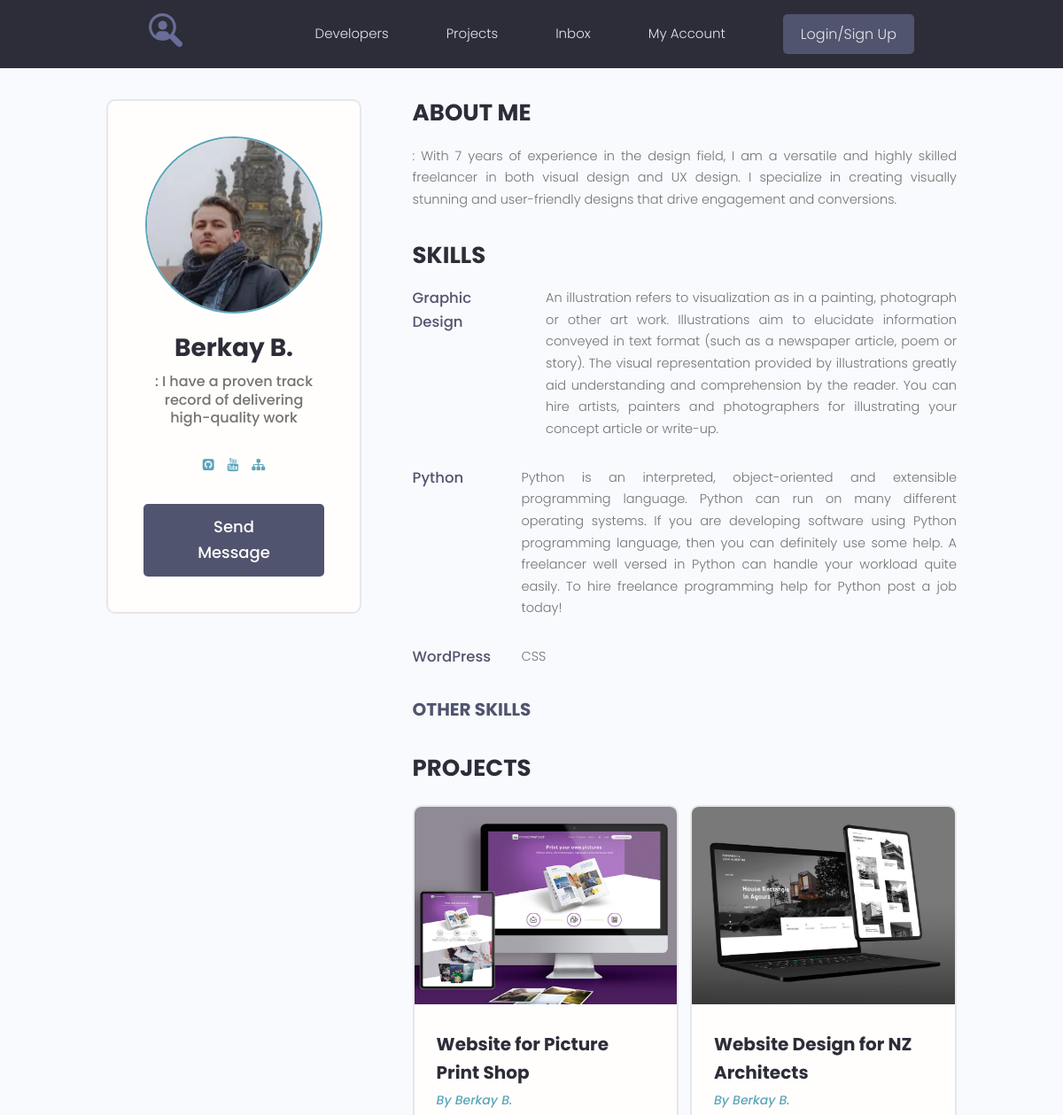
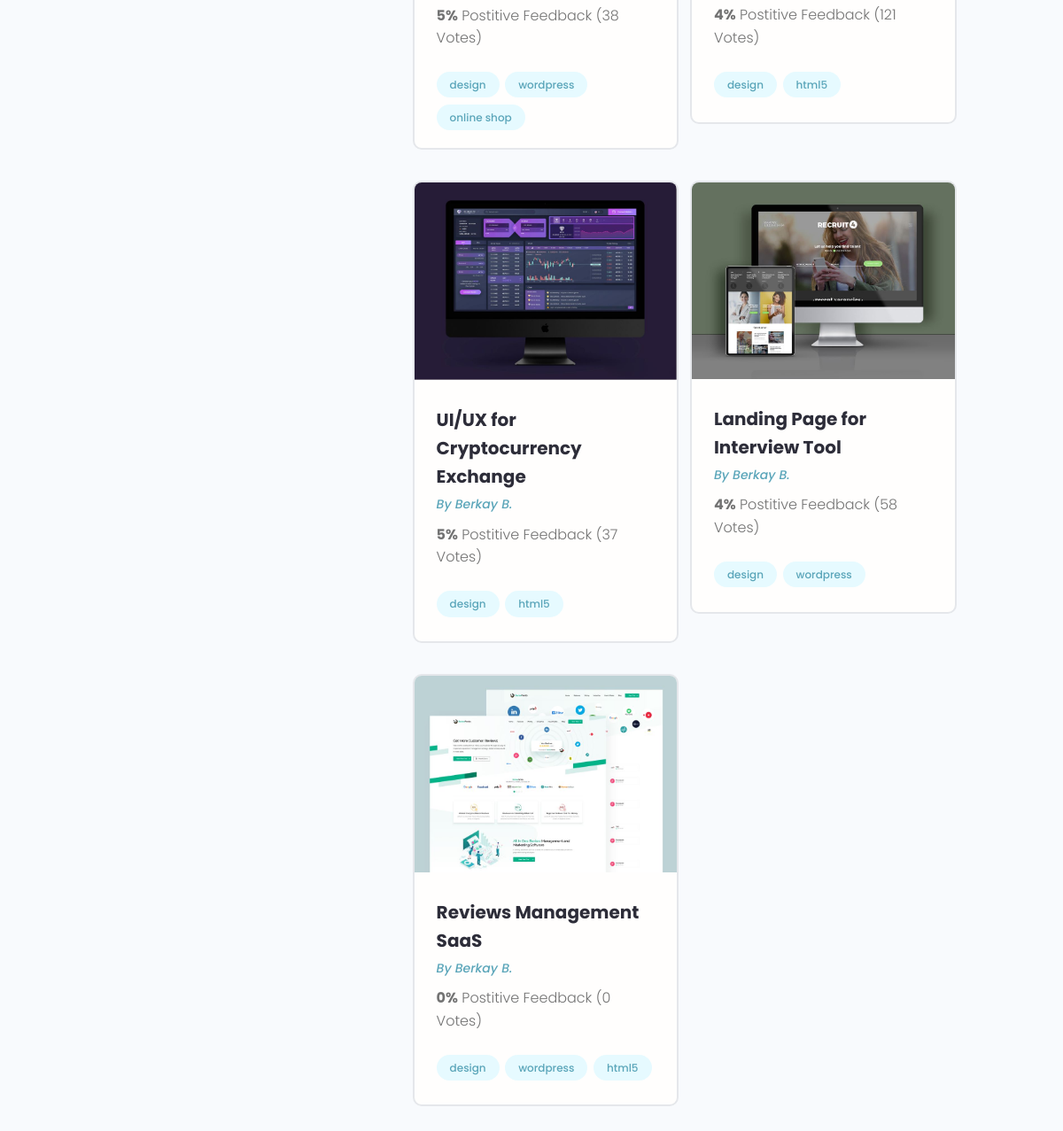
The app's page /profile/2/ with its own data (2 pictures, top to bottom).
### users/models.py (models this page shows, shortened)
class Profile(models.Model):
    user = models.OneToOneField(User, on_delete=models.CASCADE, blank=True)
    name = models.CharField(max_length=200, blank=True)
    email = models.EmailField(max_length=500, blank=True)
    username = models.CharField(max_length=200, blank=True)
    short_intro = models.CharField(max_length=200, blank=True)
    bio = models.TextField(blank=True)
    profile_image = models.ImageField(upload_to="profiles/", default="profiles/user-default.png")
    social_github = models.CharField(max_length=200, blank=True)
    social_youtube = models.CharField(max_length=200, blank=True)
    social_website = models.CharField(max_length=200, blank=True)
    created = models.DateTimeField(auto_now_add=True)

class Skill(models.Model):
    owner = models.ForeignKey(Profile, on_delete=models.CASCADE, blank=True)
    name = models.CharField(max_length=200, blank=True)
    description = models.TextField(blank=True)
    created = models.DateTimeField(auto_now_add=True)

### projects/models.py (models this page shows, shortened)
class Project(models.Model):
    owner = models.ForeignKey(Profile, on_delete=models.SET_NULL, null=True, blank=True)
    title = models.CharField(max_length=200)
    description = models.TextField(blank=True)
    featured_image = models.ImageField(upload_to="projects/%Y/%m/%d/", default="default.jpg")
    demo_link = models.CharField(max_length=2000, blank=True)
    source_link = models.CharField(max_length=2000, blank=True)
    tags = models.ManyToManyField('Tag', blank=True)
    vote_total = models.IntegerField(default=0)
    vote_rating = models.IntegerField(default=0)
    created = models.DateTimeField(auto_now_add=True)

class Tag(models.Model):
    name = models.CharField(max_length=200)
    created = models.DateTimeField(auto_now_add=True)
    def __str__(self):
        return self.name

### users/views.py (the view)
# urls.py: path('profile/<str:pk>/', views.user_profile, name='user_profile'),
def user_profile(request, pk):
    prof = Profile.objects.get(id=pk)
    top_skills = prof.skill_set.exclude(description__exact="") #__exact - точное совпадение
    other_skills = prof.skill_set.filter(description="")
    context = {
        'profile': prof,
        'top_skills': top_skills,
        "other_skills": other_skills
    }
    return render(request, "users/profile.html", context)

### users/templates/users/profile.html (shortened to what this page needs)
{% extends 'projects/base.html' %}
{% block content %}
  <main class="profile my-md">
    <div class="container">
      <div class="layout">
        <div class="column column--1of3">
          <div class="card text-center">
            <div class="card__body dev">
              <img class="avatar avatar--xl" src="{{ profile.profile_image.url }}" />
              <h2 class="dev__name">{{ profile.name }}</h2>
              <p class="dev__title">{{ profile.short_intro }}</p>
              <ul class="dev__social">
                {% if profile.social_github %}
                <li>
                  <a title="Github" href="{{ profile.social_github }}" target="_blank"><i class="fa fa-github-square"></i></a>
                </li>
                {% endif %}
                {% if profile.social_youtube %}
                <li>
                  <a title="Youtube" href="{{ profile.social_youtube }}" target="_blank"><i class="fa fa-youtube"></i></a>
                </li>
                {% endif %}
                {% if profile.social_website %}
                <li>
                  <a title="Personal Website" href="{{ profile.social_website }}" target="_blank"><i class="fa fa-sitemap"></i></a>
                </li>
                {% endif %}
              </ul>
              <a href="#" class="btn btn--sub btn--lg">Send Message </a>
            </div>
          </div>
        </div>
        <div class="column column--2of3">
          <div class="devInfo">
            <h3 class="devInfo__title">About Me</h3>
            <p class="devInfo__about">
              {{ profile.bio }}
            </p>
          </div>
          <div class="devInfo">
            <h3 class="devInfo__title">Skills</h3>
            <div class="devInfo__skills">
              {% for skill in top_skills %}
              <div class="devSkill">
                <h4 class="devSkill__title">{{ skill.name }}</h4>
                <p class="devSkill__info">
                  {{ skill.description }}
                </p>
              </div>
              {% endfor %}
              <h3 class="devInfo__subtitle">Other Skills</h3>
            </div>
          </div>
          <div class="devInfo">
            <h3 class="devInfo__title">Projects</h3>
            <div class="grid grid--two">
              {% for project in profile.project_set.all %}
              <div class="column">
                <div class="card project">
                  <a href="{% url 'project' project.id %}" class="project">
                    <img class="project__thumbnail" src="{{ project.featured_image.url }}" alt="project thumbnail" />
                    <div class="card__body">
                      <h3 class="project__title">{{ project.title }}</h3>
                      <p><a class="project__author" href="{% url 'user_profile' project.owner.id %}">By  {{ project.owner.name }}</a></p>
                      <p class="project--rating">
                        <span style="font-weight: bold;">{{ project.vote_rating }}%</span> Postitive
                        Feedback ({{ project.vote_total }} Vote{{ project.vote_total|pluralize:"s" }})
                      </p>
                      <div class="project__tags">
                        {% for tag in project.tags.all %}
                        <span class="tag tag--pill tag--main">
                          <small>{{ tag }}</small>
                        </span>
                        {% endfor %}
                      </div>
                    </div>
                  </a>
                </div>
              </div>
              {% endfor %}
            </div>
          </div>
        </div>
      </div>
    </div>
  </main>
{% endblock %}

### projects/static/styles/app.css (style rules this page uses)
:root { --color-sub: #2d2d39; }
.btn--sub { background-color: var(--color-sub-light); }
.card { border: 2px solid var(--color-light); }
img { width: 100%; }
.profile .card > .dev { padding: 4rem; }
.dev__name { color: var(--color-sub); font-size: 2.8rem; font-weight: 700; margin-top: 1rem; margin-bottom: 0.5rem; }
.dev__title { font-size: 1.6rem; font-weight: 500; line-height: 1.3; }
.dev__social { margin: 3rem 0; list-style: none; display: flex; justify-content: center; gap: 1.5rem; }
.devInfo { margin-bottom: 3rem; }
.devInfo__title, .devInfo__subtitle { font-size: 2.6rem; color: var(--color-sub); text-transform: uppercase; font-weight: 700; margin-bottom: 1.5rem; }
.devInfo__subtitle { font-size: 2rem; color: var(--color-sub-light); }
.devInfo__about, .devSkill__info { font-size: 1.45rem; line-height: 1.7; text-align: justify; }
.devSkill { margin-bottom: 3rem; }
.devSkill__title { font-size: 1.65rem; font-weight: 500; color: var(--color-sub-light); }
@media screen and (min-width: 700px) { .devSkill { display: flex; justify-content: space-between; gap: 3rem; } }
@media screen and (min-width: 700px) { .devSkill__info { flex-basis: 80%; } }
.project__author { font-size: 1.4rem; font-style: italic; }
.project--rating { margin-bottom: 1.6em; margin-top: .5em; }
.project__thumbnail { object-fit: cover; object-position: top center; width: 100%; }
.project__title { font-size: 2rem; font-weight: 700; color: var(--color-sub); }

### projects/static/uikit/styles/modules/_variables.css (style rules this page uses)
:root { --color-main: #5aa5b9; --color-main-light: #e6faff; --color-sub: #3f4156; --color-sub-light: #51546e; --color-sub-lighter: #ededfd; --color-text: #737373; --color-gray: #8b8b8b; --color-light: #e5e7eb; --color-light-gray: #767676; --color-bg: #f8fafd; --color-white: #fffefd; --color-white-light: #f3f3f3; --color-success: #359e64; --color-success-bg: #def8e8; --color-error: #fc4b0b; --color-error-bg: #fff2ee; --font-base: 'Poppins', arial, helvetica, 'Segoe UI', roboto, ubuntu, sans-serif; --font-monospace: 'Fira Code', 'Courier New', courier, monospace; --font-regular: 300; --font-medium: 500; --font-bold: 700; --generic-shadow: 1px 1px 5px #00000010; --generic-transition: all 0.3s ease-in-out; }

### projects/static/uikit/styles/modules/_base.css (style rules this page uses)
* { margin: 0; padding: 0; box-sizing: border-box; text-rendering: optimizeLegibility; color: inherit; font-size: inherit; }
html { font-size: 50%; }
@media only screen and (min-width: 480px) { html { font-size: 56.25%; } }
@media only screen and (min-width: 1200px) { html { font-size: 62.5%; } }
body { line-height: 1.6; font-weight: 400; font-size: 1.5rem; color: var(--color-text); background-color: var(--color-bg); min-height: 100vh; }

### projects/static/uikit/styles/modules/_typography.css (style rules this page uses)
* { font-family: var(--font-base); }
h2 { font-size: 3.6rem; font-weight: var(--font-bold); }
h3 { font-size: 3.2rem; font-weight: var(--font-medium); }
h4 { font-size: 2.8rem; font-weight: var(--font-medium); }
p, span, strong { font-size: 1.6rem; color: var(--color-text); font-weight: var(--font-regular); }
a { padding-bottom: 2px; text-decoration: none; display: inline-block; color: var(--color-main); font-weight: var(--font-medium); }

### projects/static/uikit/styles/modules/_utilities.css (style rules this page uses)
.container { width: 92%; max-width: 165rem; margin: 0 auto; box-sizing: border-box; }
@media screen and (min-width: 1000px) { .container { width: 90%; } }
@media screen and (min-width: 1200px) { .container { width: 80%; } }
.text-center { text-align: center; }
.my-md { margin: 3rem auto; }

### projects/static/uikit/styles/modules/_avatar.css (style rules this page uses)
.avatar { border-radius: 50%; border: 2px solid var(--color-main); object-fit: cover; }
.avatar--xl { height: 20rem; width: 20rem; }

### projects/static/uikit/styles/modules/_button.css (style rules this page uses)
.btn { display: inline-block; position: relative; cursor: pointer; background-color: var(--color-light); font-weight: var(--font-medium); color: var(--color-sub); text-decoration: none; padding: 1rem 2rem; border-radius: 0.5rem; border: none; width: -webkit-fit-content; width: -moz-fit-content; width: fit-content; height: -webkit-fit-content; height: -moz-fit-content; height: fit-content; font-size: 1.6rem; outline-width: 0; outline-color: transparent; -webkit-backface-visibility: hidden; backface-visibility: hidden; transition: all 0.3s ease-in-out; }
.btn--sub { background-color: var(--color-sub); color: var(--color-white); }
.btn--lg { font-size: 1.8rem; padding: 1.2rem 4.5rem; }

### projects/static/uikit/styles/modules/_card.css (style rules this page uses)
.card { border-radius: 1rem; background-color: var(--color-white); border: 1.5px solid var(--color-light); width: auto; height: auto; margin-top: 0.5rem; margin-bottom: 0.5rem; overflow: hidden; }
.card__body, .card__header { padding: 2rem 2.5rem; }

### records on screen
Profile: profile_image (picture), name "Berkay B.", short_intro ": I have a proven track record of delivering high-quality work", bio ": With 7 years of experience in the design field, I am a versatile and highly skilled freelancer in both visual design and UX design. I specialize in creating visually stunning and user-friendly designs that drive engagement and conversions."
Skill: name "Graphic Design", description "An illustration refers to visualization as in a painting, photograph or other art work. Illustrations aim to elucidate information conveyed in text format (such as a newspaper article, poem or story). The visual representation provided by illustrations greatly aid understanding and comprehension by the reader. You can hire artists, painters and photographers for illustrating your concept article or write-up."
Skill: name "Python", description "Python is an interpreted, object-oriented and extensible programming language. Python can run on many different operating systems. If you are developing software using Python programming language, then you can definitely use some help. A freelancer well versed in Python can handle your workload quite easily. To hire freelance programming help for Python post a job today!"
Skill: name "WordPress", description "CSS"
Project: featured_image (picture), title "Website for Picture Print Shop", owner.name "Berkay B.", vote_rating "5", vote_total "38"
Tag: name "design"
Tag: name "wordpress"
Tag: name "online shop"
Project: featured_image (picture), title "Website Design for NZ Architects", owner.name "Berkay B.", vote_rating "4", vote_total "121"
Tag: name "html5"
Project: featured_image (picture), title "UI/UX for Cryptocurrency Exchange", owner.name "Berkay B.", vote_rating "5", vote_total "37"
Project: featured_image (picture), title "Landing Page for Interview Tool", owner.name "Berkay B.", vote_rating "4", vote_total "58"
Project: featured_image (picture), title "Reviews Management SaaS", owner.name "Berkay B.", vote_rating "0", vote_total "0"
